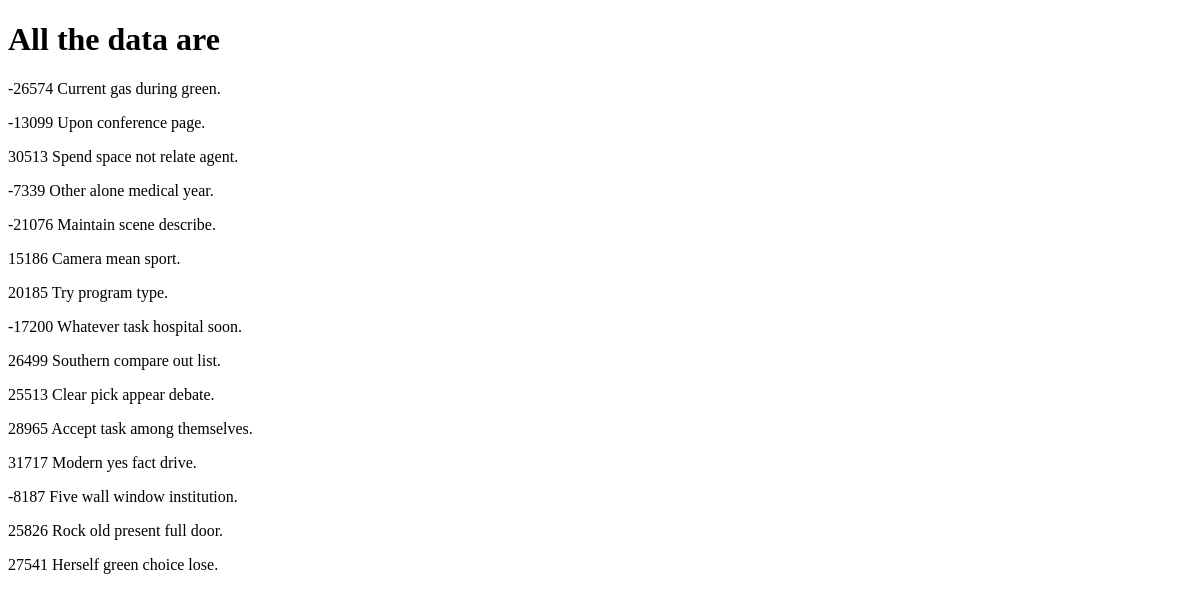
/enroll/userdata/, run on an earlier commit of the app's database.
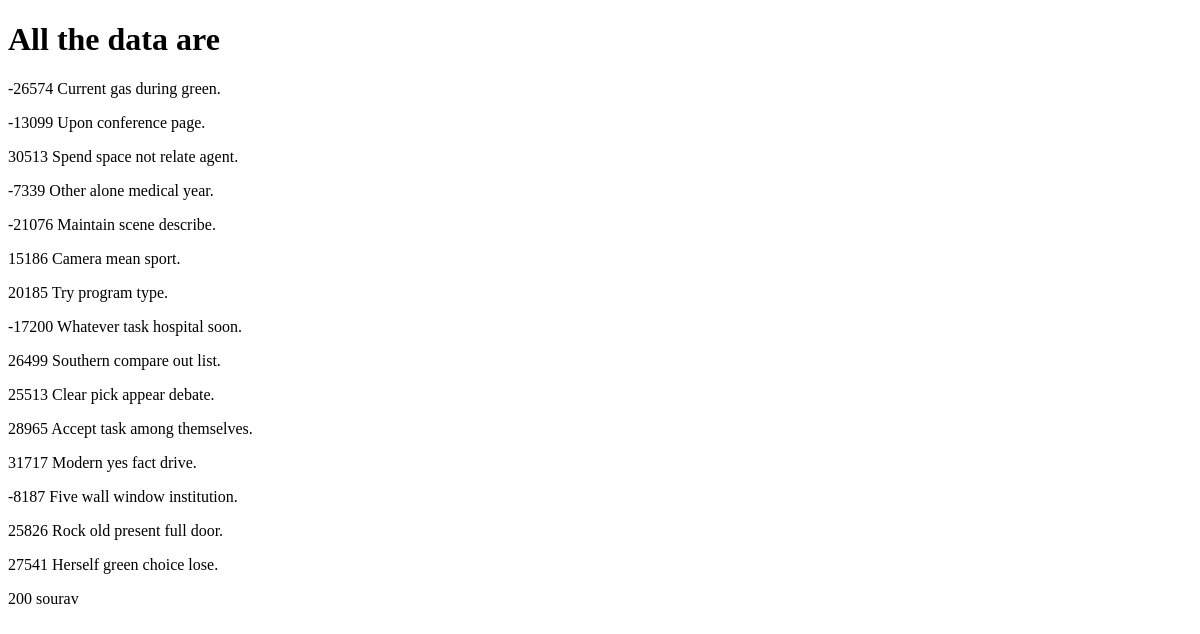
And on a later commit of the database.
### enroll/models.py (models this page shows)
class Student(models.Model):
    studid=models.IntegerField()
    stuname=models.CharField(max_length=30)
    stuemail=models.EmailField()
    stupass=models.CharField(max_length=30)
    common=models.CharField(max_length=30, default='common')
    def __str__(self):
        return self.stuname

### enroll/views.py (the view)
# urls.py: path("userdata/", views.show_data)
def show_data(request):
    students = Student.objects.all()
    print('data from database', students)
    return render(request, 'showdata.html', context={'stus': students})

### enroll/templates/showdata.html (shortened to what this page needs)
<!DOCTYPE html>
<html lang="en">
  <head>
  </head>
  <body>
    <h1>All the data are</h1>
    <div>
      {% for student in stus %}
      <p>{{ student.studid }} {{ student.stuname }}</p>
      {% endfor %}
    </div>
  </body>
</html>

What changed in the data, as far as the page shows it:
added Student: studid "200", stuname "sourav"
